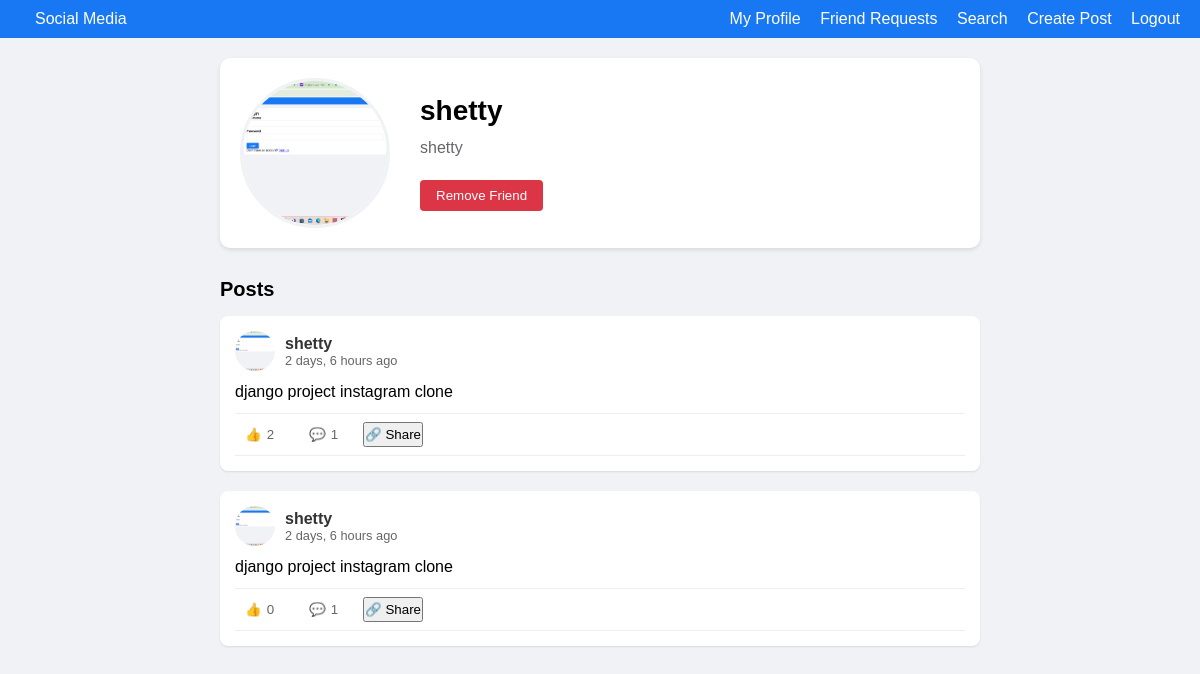
Page /profile/shetty/ (signed in) on the committed database.
### core/models.py (models this page shows, shortened)
class User(AbstractUser):
    bio = models.TextField(max_length=500, blank=True)
    profile_pic = models.ImageField(
        upload_to='profile_pics/',
        default='profile_pics/default.png',
        validators=[FileExtensionValidator(['jpg', 'jpeg', 'png'])]
    )
    groups = models.ManyToManyField(
        'auth.Group',
        verbose_name='groups',
        blank=True,
        help_text='The groups this user belongs to. A user will get all permissions granted to each of their groups.',
        related_name="core_user_groups",
        related_query_name="user",
    )
    user_permissions = models.ManyToManyField(
        'auth.Permission',
        verbose_name='user permissions',
        blank=True,
        help_text='Specific permissions for this user.',
        related_name="core_user_permissions",
        related_query_name="user",
    )

class Post(models.Model):
    PRIVACY_CHOICES = [
        ('public', 'Public'),
        ('friends', 'Friends Only'),
        ('private', 'Private'),
    ]
    user = models.ForeignKey(User, on_delete=models.CASCADE)
    content = models.TextField()
    image = models.ImageField(upload_to='posts/', blank=True, null=True)
    privacy = models.CharField(max_length=10, choices=PRIVACY_CHOICES, default='public')
    created_at = models.DateTimeField(auto_now_add=True)
    updated_at = models.DateTimeField(auto_now=True)

### core/views.py (the view)
# urls.py: path('profile/<str:username>/', views.profile, name='profile'),
@login_required
def profile(request, username):
    user = get_object_or_404(User, username=username)
    posts = Post.objects.filter(user=user)
    is_own_profile = user == request.user
    profile_user = get_object_or_404(User, username=username)
    is_friend = Friendship.objects.filter(
        Q(user1=request.user, user2=user) |
        Q(user1=user, user2=request.user)
    ).exists()
    friends_count = Friendship.objects.filter(
    Q(user1=profile_user) | Q(user2=profile_user)
).count()
    friend_request_sent = FriendRequest.objects.filter(
        from_user=request.user, to_user=user).exists()
    friend_requests_received = FriendRequest.objects.filter(
        from_user=profile_user,
        to_user=request.user
    )
    if is_own_profile:
        visible_posts = posts
    elif is_friend:
        visible_posts = posts.filter(privacy__in=['friends', 'public'])
    else:
        visible_posts = posts.filter(privacy='public')
    context = {
        'profile_user': profile_user,
        'posts': visible_posts.order_by('-created_at'),
        'is_own_profile': is_own_profile,
        'is_friend': is_friend,
        'friend_request_sent': friend_request_sent,
        'friend_request_received': friend_requests_received,
         'friends_count': friends_count,
    }
    return render(request, 'core/profile.html', context)

### templates/core/profile.html (shortened to what this page needs)
{% extends 'core/base.html' %}
{% block content %}
<div class="card profile-header">
    <img src="{{ profile_user.profile_pic.url }}" class="profile-pic-large" alt="{{ profile_user.username }}">
    <div class="profile-info">
        <h1 class="profile-username">{{ profile_user.username }}</h1>
        <p class="profile-bio">{{ profile_user.bio }}</p>
        <div class="profile-actions">
            {% if is_own_profile %}
                <a href="{% url 'edit_profile' %}" class="btn btn-primary">Edit Profile</a>
                <a href="{% url 'friends_list' profile_user.username %}" class="btn btn-secondary">
                    Friends <span class="friends-count">({{ friends_count }})</span>
                </a>
                <a href="{% url 'friend_requests' %}" class="btn btn-secondary">Friend Requests</a>
            {% else %}
                {% if is_friend %}
                    <form method="POST" action="{% url 'remove_friend' profile_user.username %}" style="display: inline;">
                        <button type="submit" class="btn btn-danger">Remove Friend</button>
                    </form>
                {% else %}
                    <form method="POST" action="{% url 'send_friend_request' profile_user.username %}" style="display: inline;">
                        {% csrf_token %}
                        <button type="submit" class="btn btn-primary">Add Friend</button>
                    </form>
                {% endif %}
            {% endif %}
        </div>
    </div>
</div>
<div class="posts-header">
    <h2 class="posts-title">Posts</h2>
</div>
{% for post in posts %}
    {% include 'core/_post.html' %}
{% empty %}
    <div class="card">
        <p>No posts to show.</p>
    </div>
{% endfor %}
{% endblock %}

### templates/core/base.html (shortened to what this page needs)
<!DOCTYPE html>
<html lang="en">
<head>
</head>
<body>
    {% include 'core/_navbar.html' %}
    <div class="container">
        {% block content %}
        {% endblock %}
    </div>
</body>
</html>

### templates/core/_navbar.html
<nav class="navbar">
    <div>
        <a href="{% url 'index' %}">Social Media</a>
    </div>
    <div>
        {% if user.is_authenticated %}
        <a href="{% url 'profile' user.username %}">My Profile</a>
        <a href="{% url 'friend_requests' %}">Friend Requests</a>
        <a href="{% url 'search' %}">Search</a>
        <a href="{% url 'create_post' %}">Create Post</a>
        <a href="{% url 'logout' %}">Logout</a>
    {% else %}
        <a href="{% url 'login' %}">Login</a>
        <a href="{% url 'signup' %}">Sign Up</a>
    {% endif %}
    </div>
</nav>

### templates/core/_post.html (shortened to what this page needs)
<div class="card post-card">
    <div class="post-header">
        <img src="{{ post.user.profile_pic.url }}" class="post-profile-pic" alt="{{ post.user.username }}">
        <div class="post-user-info">
            <a href="{% url 'profile' post.user.username %}"><strong>{{ post.user.username }}</strong></a>
            <div class="post-time">{{ post.created_at|timesince }} ago</div>
        </div>
    </div>
    <div class="post-content">
        <p>{{ post.content }}</p>
    </div>
    <div class="post-actions">
        <form method="POST" action="{% url 'like_post' post.id %}">
            <button type="submit" class="like-btn">
                👍 <span class="like-count">{{ post.likes.count }}</span>
            </button>
        </form>
        <button class="comment-toggle-btn" data-post-id="{{ post.id }}">
            💬 <span class="comment-count">{{ post.comments.count }}</span>
        </button>
        <button class="share-btn" onclick="openShareModal('{{ post.id }}')">🔗 Share</button>
    </div>
</div>

### templates/core/base.html (style rules this page uses)
* { margin: 0; padding: 0; box-sizing: border-box; font-family: Arial, sans-serif; }
body { background-color: #f0f2f5; }
.navbar { background-color: #1877f2; color: white; padding: 10px 20px; display: flex; justify-content: space-between; align-items: center; }
.navbar a { color: white; text-decoration: none; margin-left: 15px; }
.container { max-width: 1200px; margin: 20px auto; padding: 0 20px; }
.card { background-color: white; border-radius: 8px; box-shadow: 0 1px 2px rgba(0, 0, 0, 0.1); margin-bottom: 20px; padding: 15px; }
.btn { padding: 8px 16px; border: none; border-radius: 4px; cursor: pointer; font-weight: bold; }
.btn-danger { background-color: #dc3545; color: white; }
.container { max-width: 800px; margin: 0 auto; padding: 20px; }
.btn { padding: 8px 16px; border-radius: 4px; border: none; cursor: pointer; font-weight: 500; }
.btn-danger { background: #dc3545; color: white; }

### templates/core/profile.html (style rules this page uses)
.profile-header { display: flex; align-items: center; gap: 30px; margin-bottom: 25px; padding: 20px; background-color: #fff; border-radius: 10px; box-shadow: 0 2px 4px rgba(0,0,0,0.1); }
.profile-pic-large { width: 150px; height: 150px; border-radius: 50%; object-fit: cover; border: 3px solid #f0f2f5; }
.profile-info { flex: 1; }
.profile-username { font-size: 28px; font-weight: bold; margin-bottom: 10px; }
.profile-bio { font-size: 16px; color: #65676b; margin-bottom: 20px; line-height: 1.4; }
.profile-actions { display: flex; gap: 10px; margin-top: 15px; }
.btn { padding: 8px 16px; border-radius: 4px; border: none; cursor: pointer; font-weight: 500; text-decoration: none; display: inline-block; text-align: center; }
.btn-danger { background-color: #dc3545; color: white; }
.posts-header { display: flex; justify-content: space-between; align-items: center; margin: 30px 0 15px; }
.posts-title { font-size: 20px; font-weight: bold; }

### templates/core/_post.html (style rules this page uses)
.post-card { margin-bottom: 20px; padding: 15px; border-radius: 8px; box-shadow: 0 1px 2px rgba(0,0,0,0.1); }
.post-header { display: flex; align-items: center; margin-bottom: 12px; }
.post-profile-pic { width: 40px; height: 40px; border-radius: 50%; object-fit: cover; }
.post-user-info { margin-left: 10px; }
.post-user-info a { color: #333; text-decoration: none; }
.post-time { font-size: 0.8em; color: #666; }
.post-content { margin-bottom: 12px; }
.post-actions { display: flex; gap: 15px; padding: 8px 0; border-top: 1px solid #eee; border-bottom: 1px solid #eee; }
.like-btn, .comment-toggle-btn { background: none; border: none; color: #666; cursor: pointer; display: flex; align-items: center; gap: 5px; padding: 5px 10px; border-radius: 4px; }

### rows in the picture
User: profile_pic (picture), username "shetty", bio "shetty"
Post: user.profile_pic (picture), user.username "shetty", created_at "2 days, 6 hours", content "django project instagram clone", likes.count "2", comments.count "1"
Post: user.profile_pic (picture), user.username "shetty", created_at "2 days, 6 hours", content "django project instagram clone", likes.count "0", comments.count "1"
